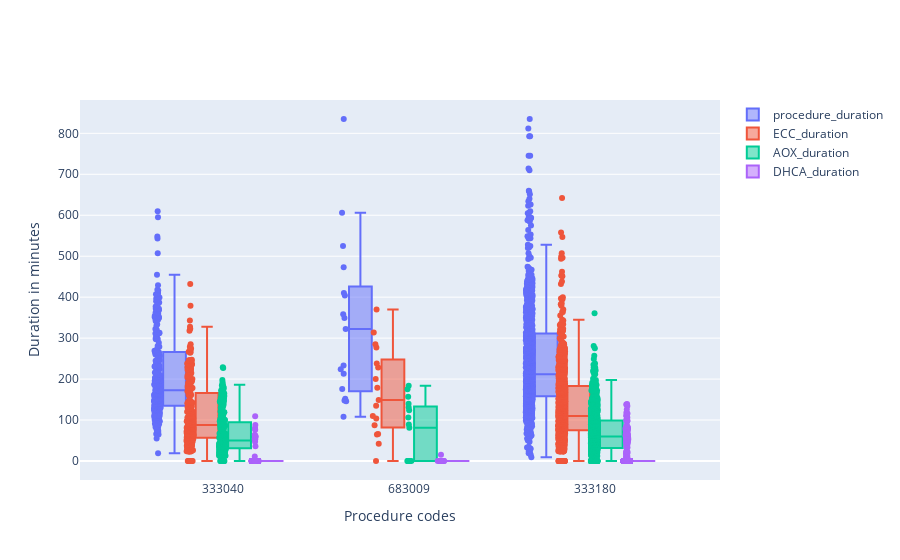

The notebook cell this image was saved under:
### Markdown cell above
## Start adaptation for our usecase

### Code cell
import itertools
import plotly.graph_objects as go
import pandas as pd

columns = ['procedure_duration', 'ECC_duration', 'AOX_duration', 'DHCA_duration']
procedures = ['333040', '683009','333180']

procedure_names = []


def create_plot_data(data, procedures, column):        #! USING CALLBACKS
    y_data=[]
    x_names=[]
    for proc in procedures:
        data_temp = data[column].loc[data['procedure_code'] == proc]
        y_data.extend(data_temp)
        x_names.extend(list(itertools.repeat(proc, len(data_temp))))
    return y_data, x_names

df = pd.read_csv('../data/processed/20240603_data_processed.csv')

fig = go.Figure()


for i, column in enumerate(columns):
    y_data, x_names = create_plot_data(data=df, procedures=procedures, column=column)
    fig.add_trace(go.Box(
        boxpoints='all',
        y= y_data,
        x= x_names,
        name=f'{column}',
        # marker_color='#3D9970'
    ))

# fig.add_trace(go.Box(
#     y=y2,
#     x=create_x_names(y2,'y2'),
#     name='radishes',
#     marker_color='#FF4136'
# ))
# fig.add_trace(go.Box(
#     y=[0.1, 0.3, 0.1, 0.9, 0.6, 0.6, 0.9, 1.0, 0.3, 0.6, 0.8, 0.5],
#     x=x,
#     name='carrots',
#     marker_color='#FF851B'
# ))

fig.update_layout(
    yaxis_title='Duration in minutes',
    xaxis_title='Procedure codes',
    boxmode='group' # group together boxes of the different traces for each value of x
)
fig.show()

### Figure 1 — Plotly figure (JSON) as saved in the notebook; plotly's stock layout.template omitted (floating-point values rounded to 4 significant figures; data arrays with more than 128 entries replaced by an {"elided": "..."} marker saying what was removed)
{"data": [{"boxpoints": "all", "name": "procedure_duration", "type": "box", "x": {"elided": "1066 str values"}, "y": {"elided": "1066 int values"}}, {"boxpoints": "all", "name": "ECC_duration", "type": "box", "x": {"elided": "1066 str values"}, "y": {"elided": "1066 int values"}}, {"boxpoints": "all", "name": "AOX_duration", "type": "box", "x": {"elided": "1066 str values"}, "y": {"elided": "1066 int values"}}, {"boxpoints": "all", "name": "DHCA_duration", "type": "box", "x": {"elided": "1066 str values"}, "y": {"elided": "1066 int values"}}], "layout": {"boxmode": "group", "xaxis": {"title": {"text": "Procedure codes"}}, "yaxis": {"title": {"text": "Duration in minutes"}}}}
